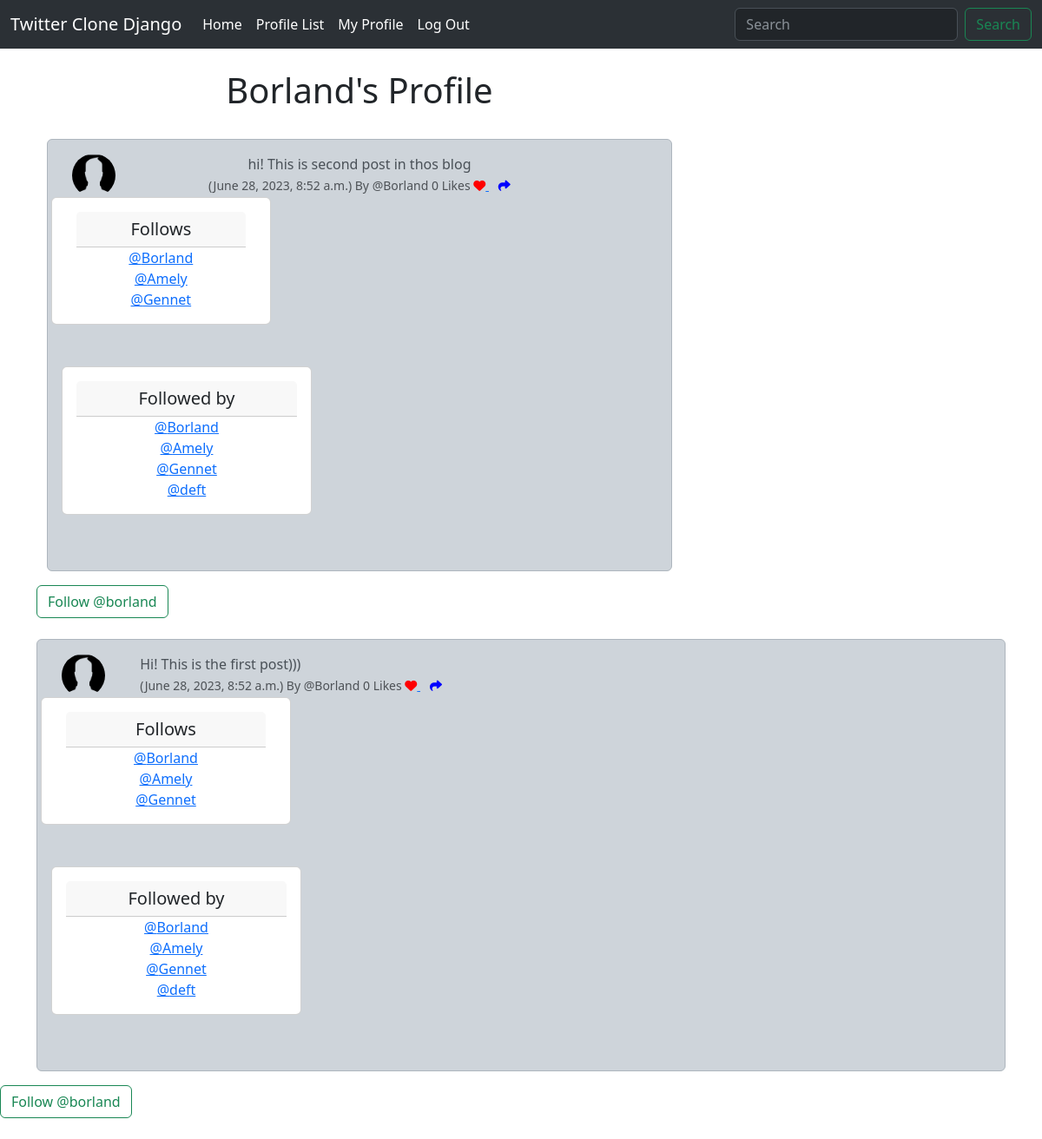
Screenshot of /profile/5 (signed in) with the database file from the repository.
### twitter/models.py (models this page shows, shortened)
class Profile(models.Model):
    user = models.OneToOneField(User, on_delete=models.CASCADE)
    follows = models.ManyToManyField("self", related_name="followed_by", symmetrical=False, blank=True)
    date_modified = models.DateTimeField(User, auto_now=True)
    profile_image = models.ImageField(null=True, blank=True, upload_to="images/")
    def __str__(self):
        return self.user.username

class Tweet(models.Model):
    user = models.ForeignKey(User, related_name='tweets', on_delete=models.DO_NOTHING)
    body = models.CharField(max_length=200)
    created_at = models.DateTimeField(auto_now_add=True)
    likes = models.ManyToManyField(User, related_name="tweet_like", blank=True)
    def number_of_likes(self):
        return self.likes.count()

### twitter/views.py (the view, shortened to what this page needs)
# urls.py: path('profile/<int:pk>', views.profile, name='profile'),
def profile(request, pk):
    if request.user.is_authenticated:
        profile = Profile.objects.get(user_id=pk)
        tweets = Tweet.objects.filter(user_id=pk).order_by('-created_at')
        return render(request, 'profile.html', {'profile': profile, 'tweets': tweets})
    else:
        messages.success(request, ("You must be Logged In to view this page"))
        return redirect('home')

### templates/profile.html (shortened to what this page needs)
{% extends 'base.html' %}
{% load static %}
{% block content %}
{% if profile %}
    <div class="container text-center">
        <div class="row">
            <div class="col-8">
                <h1>{{ profile.user.username }}'s Profile</h1>
                <br>
                {% if tweets %}
                    {% for tweet in tweets%}
            <div class="alert alert-dark" role="alert">
    <div class="container">
        <div class="row">
            <div class="col-1">
            {% if profile.profile_image %}
                <img src="{{ profile.profile_image.url }}"  width=50
                     height=50 class="round-circle" alt="{{ profile.user.username }}">
            {% else %}
                <img src="{% static 'images/default_picture_image.png' %}" width=50 height=50 class="rounded-circle" alt="{{ profile.user.username }}">
            {% endif %}
            </div>
            <div class="col-10">
                      {{ tweet.body }} <br>
                        <small class="text-muted">
                           ({{ tweet.created_at }}) By
                            @{{ tweet.user.username }}
                        {{ tweet.number_of_likes }} Likes
                      {% if user in tweet.likes.all %}
                          <a href="{% url 'tweet_like' tweet.id %}">
                            <i class="fa fa-heart-o" style="color:red"></i>
                          </a>
                      {% else %}
                          <a href="{% url 'tweet_like' tweet.id %}">
                          <i class="fa-solid fa-heart" style="color:red"></i>
                          </a>
                      {% endif %}
                       <a href="{% url 'tweet_show' tweet.id %}">
                          <i class="fa-solid fa-share" style="color:blue"></i></a>
                        </small>
                    </div>
            </div>
    </div>
            <div class="col-4">
              <div class="row">
              <div class="card text-center mb-5"  style="width: 18rem;">
              <div class="card-body">
                <h5 class="card-header">Follows</h5>
                    {% for following in profile.follows.all %}
                       <a href="{% url 'profile' following.user.id %}">@{{ following }}</a><br/>
                    {% endfor %}
              </div>
              </div>
              </div>
              </div>
            <div class="card text-center mb-5"  style="width: 18rem;">
                <div class="card-body">
                <h5 class="card-header">Followed by</h5>
                {% for following in profile.followed_by.all %}
                    <a href="{% url 'profile' following.user.id %}">@{{ following }}</a><br/>
                {% endfor %}
                </div>
            </div>
                </div></div>
                    </div>
                    </div>
<form method=POST>
{% if profile in user.profile.follows.all%}
    <button class="btn btn-outline-danger" name="follow"
            value="unfollow" types="submit">Unfollow@{{ profile.user.username|lower }}
    </button>
{% else%}
 <button class="btn btn-outline-success" name="follow"
            value="follow" types="submit">Follow @{{ profile.user.username|lower }}
    </button>
{% endif %}
</form>
<br>
{% endfor %}
{% endif %}
{% endif %}
{% endblock %}

### rows the page displays
Profile: user.username "Borland", user.username "borland"
Tweet: body "hi! This is second post in thos blog", created_at "June 28, 2023, 8:52 a.m.", user.username "Borland", number_of_likes "0"
Profile: user.username "Amely"
Profile: user.username "Gennet"
Profile: user.username "deft"
Tweet: body "Hi! This is the first post)))", created_at "June 28, 2023, 8:52 a.m.", user.username "Borland", number_of_likes "0"
